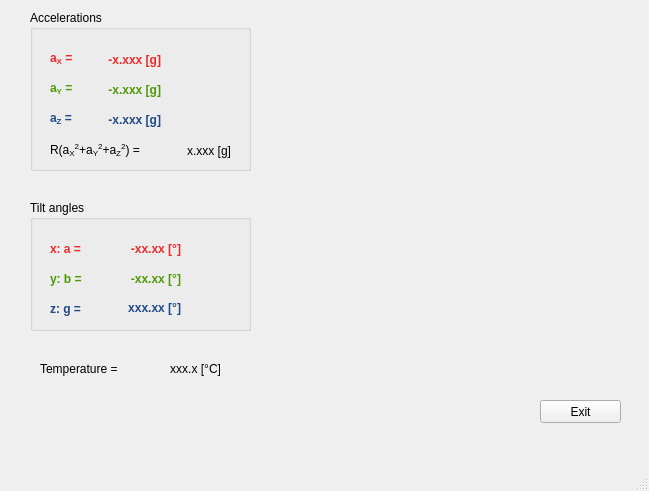
<?xml version="1.0" encoding="UTF-8"?>
<ui version="4.0">
 <class>Adxl355Demo</class>
 <widget class="QMainWindow" name="Adxl355Demo">
  <property name="geometry">
   <rect>
    <x>0</x>
    <y>0</y>
    <width>649</width>
    <height>491</height>
   </rect>
  </property>
  <property name="windowTitle">
   <string>ADXL355 Demo</string>
  </property>
  <widget class="QWidget" name="centralwidget">
   <widget class="QWidget" name="horizontalLayoutWidget">
    <property name="geometry">
     <rect>
      <x>270</x>
      <y>30</y>
      <width>351</width>
      <height>351</height>
     </rect>
    </property>
    <layout class="QHBoxLayout" name="glGraphTilt"/>
   </widget>
   <widget class="QPushButton" name="exitButton">
    <property name="geometry">
     <rect>
      <x>540</x>
      <y>400</y>
      <width>81</width>
      <height>23</height>
     </rect>
    </property>
    <property name="text">
     <string>Exit</string>
    </property>
   </widget>
   <widget class="QLabel" name="temperatureStatic">
    <property name="geometry">
     <rect>
      <x>40</x>
      <y>360</y>
      <width>111</width>
      <height>17</height>
     </rect>
    </property>
    <property name="text">
     <string>Temperature = </string>
    </property>
   </widget>
   <widget class="QLabel" name="temperatureLabel">
    <property name="geometry">
     <rect>
      <x>150</x>
      <y>360</y>
      <width>71</width>
      <height>17</height>
     </rect>
    </property>
    <property name="text">
     <string>xxx.x [°C]</string>
    </property>
    <property name="alignment">
     <set>Qt::AlignRight|Qt::AlignTrailing|Qt::AlignVCenter</set>
    </property>
   </widget>
   <widget class="QGroupBox" name="accelGroupBox">
    <property name="geometry">
     <rect>
      <x>30</x>
      <y>10</y>
      <width>221</width>
      <height>161</height>
     </rect>
    </property>
    <property name="title">
     <string>Accelerations</string>
    </property>
    <widget class="QLabel" name="accelXStatic">
     <property name="geometry">
      <rect>
       <x>20</x>
       <y>40</y>
       <width>41</width>
       <height>17</height>
      </rect>
     </property>
     <property name="palette">
      <palette>
       <active>
        <colorrole role="WindowText">
         <brush brushstyle="SolidPattern">
          <color alpha="255">
           <red>239</red>
           <green>41</green>
           <blue>41</blue>
          </color>
         </brush>
        </colorrole>
       </active>
       <inactive>
        <colorrole role="WindowText">
         <brush brushstyle="SolidPattern">
          <color alpha="255">
           <red>239</red>
           <green>41</green>
           <blue>41</blue>
          </color>
         </brush>
        </colorrole>
       </inactive>
       <disabled>
        <colorrole role="WindowText">
         <brush brushstyle="SolidPattern">
          <color alpha="255">
           <red>190</red>
           <green>190</green>
           <blue>190</blue>
          </color>
         </brush>
        </colorrole>
       </disabled>
      </palette>
     </property>
     <property name="font">
      <font>
       <weight>75</weight>
       <bold>true</bold>
      </font>
     </property>
     <property name="text">
      <string>&lt;html&gt;&lt;head/&gt;&lt;body&gt;&lt;p&gt;a&lt;span style=&quot; vertical-align:sub;&quot;&gt;X&lt;/span&gt; =&lt;/p&gt;&lt;/body&gt;&lt;/html&gt;</string>
     </property>
    </widget>
    <widget class="QLabel" name="accelXLabel">
     <property name="geometry">
      <rect>
       <x>50</x>
       <y>39</y>
       <width>81</width>
       <height>21</height>
      </rect>
     </property>
     <property name="palette">
      <palette>
       <active>
        <colorrole role="WindowText">
         <brush brushstyle="SolidPattern">
          <color alpha="255">
           <red>239</red>
           <green>41</green>
           <blue>41</blue>
          </color>
         </brush>
        </colorrole>
       </active>
       <inactive>
        <colorrole role="WindowText">
         <brush brushstyle="SolidPattern">
          <color alpha="255">
           <red>239</red>
           <green>41</green>
           <blue>41</blue>
          </color>
         </brush>
        </colorrole>
       </inactive>
       <disabled>
        <colorrole role="WindowText">
         <brush brushstyle="SolidPattern">
          <color alpha="255">
           <red>190</red>
           <green>190</green>
           <blue>190</blue>
          </color>
         </brush>
        </colorrole>
       </disabled>
      </palette>
     </property>
     <property name="font">
      <font>
       <weight>75</weight>
       <bold>true</bold>
      </font>
     </property>
     <property name="text">
      <string>-x.xxx [g]</string>
     </property>
     <property name="alignment">
      <set>Qt::AlignRight|Qt::AlignTrailing|Qt::AlignVCenter</set>
     </property>
    </widget>
    <widget class="QLabel" name="accelYStatic">
     <property name="geometry">
      <rect>
       <x>20</x>
       <y>70</y>
       <width>41</width>
       <height>17</height>
      </rect>
     </property>
     <property name="palette">
      <palette>
       <active>
        <colorrole role="WindowText">
         <brush brushstyle="SolidPattern">
          <color alpha="255">
           <red>78</red>
           <green>154</green>
           <blue>6</blue>
          </color>
         </brush>
        </colorrole>
       </active>
       <inactive>
        <colorrole role="WindowText">
         <brush brushstyle="SolidPattern">
          <color alpha="255">
           <red>78</red>
           <green>154</green>
           <blue>6</blue>
          </color>
         </brush>
        </colorrole>
       </inactive>
       <disabled>
        <colorrole role="WindowText">
         <brush brushstyle="SolidPattern">
          <color alpha="255">
           <red>190</red>
           <green>190</green>
           <blue>190</blue>
          </color>
         </brush>
        </colorrole>
       </disabled>
      </palette>
     </property>
     <property name="font">
      <font>
       <weight>75</weight>
       <bold>true</bold>
      </font>
     </property>
     <property name="text">
      <string>&lt;html&gt;&lt;head/&gt;&lt;body&gt;&lt;p&gt;a&lt;span style=&quot; vertical-align:sub;&quot;&gt;Y&lt;/span&gt; =&lt;/p&gt;&lt;/body&gt;&lt;/html&gt;</string>
     </property>
    </widget>
    <widget class="QLabel" name="accelZStatic">
     <property name="geometry">
      <rect>
       <x>20</x>
       <y>100</y>
       <width>41</width>
       <height>17</height>
      </rect>
     </property>
     <property name="palette">
      <palette>
       <active>
        <colorrole role="WindowText">
         <brush brushstyle="SolidPattern">
          <color alpha="255">
           <red>32</red>
           <green>74</green>
           <blue>135</blue>
          </color>
         </brush>
        </colorrole>
       </active>
       <inactive>
        <colorrole role="WindowText">
         <brush brushstyle="SolidPattern">
          <color alpha="255">
           <red>32</red>
           <green>74</green>
           <blue>135</blue>
          </color>
         </brush>
        </colorrole>
       </inactive>
       <disabled>
        <colorrole role="WindowText">
         <brush brushstyle="SolidPattern">
          <color alpha="255">
           <red>190</red>
           <green>190</green>
           <blue>190</blue>
          </color>
         </brush>
        </colorrole>
       </disabled>
      </palette>
     </property>
     <property name="font">
      <font>
       <weight>75</weight>
       <bold>true</bold>
      </font>
     </property>
     <property name="text">
      <string>&lt;html&gt;&lt;head/&gt;&lt;body&gt;&lt;p&gt;a&lt;span style=&quot; vertical-align:sub;&quot;&gt;Z&lt;/span&gt; =&lt;/p&gt;&lt;/body&gt;&lt;/html&gt;</string>
     </property>
    </widget>
    <widget class="QLabel" name="accelYLabel">
     <property name="geometry">
      <rect>
       <x>50</x>
       <y>69</y>
       <width>81</width>
       <height>21</height>
      </rect>
     </property>
     <property name="palette">
      <palette>
       <active>
        <colorrole role="WindowText">
         <brush brushstyle="SolidPattern">
          <color alpha="255">
           <red>78</red>
           <green>154</green>
           <blue>6</blue>
          </color>
         </brush>
        </colorrole>
       </active>
       <inactive>
        <colorrole role="WindowText">
         <brush brushstyle="SolidPattern">
          <color alpha="255">
           <red>78</red>
           <green>154</green>
           <blue>6</blue>
          </color>
         </brush>
        </colorrole>
       </inactive>
       <disabled>
        <colorrole role="WindowText">
         <brush brushstyle="SolidPattern">
          <color alpha="255">
           <red>190</red>
           <green>190</green>
           <blue>190</blue>
          </color>
         </brush>
        </colorrole>
       </disabled>
      </palette>
     </property>
     <property name="font">
      <font>
       <weight>75</weight>
       <bold>true</bold>
      </font>
     </property>
     <property name="text">
      <string>-x.xxx [g]</string>
     </property>
     <property name="alignment">
      <set>Qt::AlignRight|Qt::AlignTrailing|Qt::AlignVCenter</set>
     </property>
    </widget>
    <widget class="QLabel" name="accelZLabel">
     <property name="geometry">
      <rect>
       <x>50</x>
       <y>99</y>
       <width>81</width>
       <height>21</height>
      </rect>
     </property>
     <property name="palette">
      <palette>
       <active>
        <colorrole role="WindowText">
         <brush brushstyle="SolidPattern">
          <color alpha="255">
           <red>32</red>
           <green>74</green>
           <blue>135</blue>
          </color>
         </brush>
        </colorrole>
       </active>
       <inactive>
        <colorrole role="WindowText">
         <brush brushstyle="SolidPattern">
          <color alpha="255">
           <red>32</red>
           <green>74</green>
           <blue>135</blue>
          </color>
         </brush>
        </colorrole>
       </inactive>
       <disabled>
        <colorrole role="WindowText">
         <brush brushstyle="SolidPattern">
          <color alpha="255">
           <red>190</red>
           <green>190</green>
           <blue>190</blue>
          </color>
         </brush>
        </colorrole>
       </disabled>
      </palette>
     </property>
     <property name="font">
      <font>
       <weight>75</weight>
       <bold>true</bold>
      </font>
     </property>
     <property name="text">
      <string>-x.xxx [g]</string>
     </property>
     <property name="alignment">
      <set>Qt::AlignRight|Qt::AlignTrailing|Qt::AlignVCenter</set>
     </property>
    </widget>
    <widget class="QLabel" name="accelNormStatic">
     <property name="geometry">
      <rect>
       <x>20</x>
       <y>130</y>
       <width>111</width>
       <height>21</height>
      </rect>
     </property>
     <property name="text">
      <string>&lt;html&gt;&lt;head/&gt;&lt;body&gt;&lt;p&gt;R(a&lt;span style=&quot; vertical-align:sub;&quot;&gt;X&lt;/span&gt;&lt;span style=&quot; vertical-align:super;&quot;&gt;2&lt;/span&gt;+a&lt;span style=&quot; vertical-align:sub;&quot;&gt;Y&lt;/span&gt;&lt;span style=&quot; vertical-align:super;&quot;&gt;2&lt;/span&gt;+a&lt;span style=&quot; vertical-align:sub;&quot;&gt;Z&lt;/span&gt;&lt;span style=&quot; vertical-align:super;&quot;&gt;2&lt;/span&gt;) =&lt;/p&gt;&lt;/body&gt;&lt;/html&gt;</string>
     </property>
    </widget>
    <widget class="QLabel" name="accelNormLabel">
     <property name="geometry">
      <rect>
       <x>140</x>
       <y>130</y>
       <width>61</width>
       <height>21</height>
      </rect>
     </property>
     <property name="text">
      <string>x.xxx [g]</string>
     </property>
     <property name="alignment">
      <set>Qt::AlignRight|Qt::AlignTrailing|Qt::AlignVCenter</set>
     </property>
    </widget>
   </widget>
   <widget class="QGroupBox" name="tiltAnglesGroupBox">
    <property name="geometry">
     <rect>
      <x>30</x>
      <y>200</y>
      <width>221</width>
      <height>131</height>
     </rect>
    </property>
    <property name="title">
     <string>Tilt angles</string>
    </property>
    <widget class="QLabel" name="tiltAngleZStatic">
     <property name="geometry">
      <rect>
       <x>20</x>
       <y>100</y>
       <width>41</width>
       <height>17</height>
      </rect>
     </property>
     <property name="palette">
      <palette>
       <active>
        <colorrole role="WindowText">
         <brush brushstyle="SolidPattern">
          <color alpha="255">
           <red>32</red>
           <green>74</green>
           <blue>135</blue>
          </color>
         </brush>
        </colorrole>
       </active>
       <inactive>
        <colorrole role="WindowText">
         <brush brushstyle="SolidPattern">
          <color alpha="255">
           <red>32</red>
           <green>74</green>
           <blue>135</blue>
          </color>
         </brush>
        </colorrole>
       </inactive>
       <disabled>
        <colorrole role="WindowText">
         <brush brushstyle="SolidPattern">
          <color alpha="255">
           <red>190</red>
           <green>190</green>
           <blue>190</blue>
          </color>
         </brush>
        </colorrole>
       </disabled>
      </palette>
     </property>
     <property name="font">
      <font>
       <weight>75</weight>
       <bold>true</bold>
      </font>
     </property>
     <property name="text">
      <string>z: g =</string>
     </property>
    </widget>
    <widget class="QLabel" name="tiltAngleXStatic">
     <property name="geometry">
      <rect>
       <x>20</x>
       <y>40</y>
       <width>41</width>
       <height>17</height>
      </rect>
     </property>
     <property name="palette">
      <palette>
       <active>
        <colorrole role="WindowText">
         <brush brushstyle="SolidPattern">
          <color alpha="255">
           <red>239</red>
           <green>41</green>
           <blue>41</blue>
          </color>
         </brush>
        </colorrole>
       </active>
       <inactive>
        <colorrole role="WindowText">
         <brush brushstyle="SolidPattern">
          <color alpha="255">
           <red>239</red>
           <green>41</green>
           <blue>41</blue>
          </color>
         </brush>
        </colorrole>
       </inactive>
       <disabled>
        <colorrole role="WindowText">
         <brush brushstyle="SolidPattern">
          <color alpha="255">
           <red>190</red>
           <green>190</green>
           <blue>190</blue>
          </color>
         </brush>
        </colorrole>
       </disabled>
      </palette>
     </property>
     <property name="font">
      <font>
       <weight>75</weight>
       <bold>true</bold>
      </font>
     </property>
     <property name="text">
      <string>x: a = </string>
     </property>
    </widget>
    <widget class="QLabel" name="tiltAngleYStatic">
     <property name="geometry">
      <rect>
       <x>20</x>
       <y>70</y>
       <width>41</width>
       <height>17</height>
      </rect>
     </property>
     <property name="palette">
      <palette>
       <active>
        <colorrole role="WindowText">
         <brush brushstyle="SolidPattern">
          <color alpha="255">
           <red>78</red>
           <green>154</green>
           <blue>6</blue>
          </color>
         </brush>
        </colorrole>
       </active>
       <inactive>
        <colorrole role="WindowText">
         <brush brushstyle="SolidPattern">
          <color alpha="255">
           <red>78</red>
           <green>154</green>
           <blue>6</blue>
          </color>
         </brush>
        </colorrole>
       </inactive>
       <disabled>
        <colorrole role="WindowText">
         <brush brushstyle="SolidPattern">
          <color alpha="255">
           <red>190</red>
           <green>190</green>
           <blue>190</blue>
          </color>
         </brush>
        </colorrole>
       </disabled>
      </palette>
     </property>
     <property name="font">
      <font>
       <weight>75</weight>
       <bold>true</bold>
      </font>
     </property>
     <property name="text">
      <string>y: b = </string>
     </property>
    </widget>
    <widget class="QLabel" name="tiltAngleXLabel">
     <property name="geometry">
      <rect>
       <x>70</x>
       <y>40</y>
       <width>81</width>
       <height>17</height>
      </rect>
     </property>
     <property name="palette">
      <palette>
       <active>
        <colorrole role="WindowText">
         <brush brushstyle="SolidPattern">
          <color alpha="255">
           <red>239</red>
           <green>41</green>
           <blue>41</blue>
          </color>
         </brush>
        </colorrole>
       </active>
       <inactive>
        <colorrole role="WindowText">
         <brush brushstyle="SolidPattern">
          <color alpha="255">
           <red>239</red>
           <green>41</green>
           <blue>41</blue>
          </color>
         </brush>
        </colorrole>
       </inactive>
       <disabled>
        <colorrole role="WindowText">
         <brush brushstyle="SolidPattern">
          <color alpha="255">
           <red>190</red>
           <green>190</green>
           <blue>190</blue>
          </color>
         </brush>
        </colorrole>
       </disabled>
      </palette>
     </property>
     <property name="font">
      <font>
       <weight>75</weight>
       <bold>true</bold>
      </font>
     </property>
     <property name="text">
      <string>-xx.xx [°]</string>
     </property>
     <property name="alignment">
      <set>Qt::AlignRight|Qt::AlignTrailing|Qt::AlignVCenter</set>
     </property>
    </widget>
    <widget class="QLabel" name="tiltAngleYLabel">
     <property name="geometry">
      <rect>
       <x>70</x>
       <y>70</y>
       <width>81</width>
       <height>17</height>
      </rect>
     </property>
     <property name="palette">
      <palette>
       <active>
        <colorrole role="WindowText">
         <brush brushstyle="SolidPattern">
          <color alpha="255">
           <red>78</red>
           <green>154</green>
           <blue>6</blue>
          </color>
         </brush>
        </colorrole>
       </active>
       <inactive>
        <colorrole role="WindowText">
         <brush brushstyle="SolidPattern">
          <color alpha="255">
           <red>78</red>
           <green>154</green>
           <blue>6</blue>
          </color>
         </brush>
        </colorrole>
       </inactive>
       <disabled>
        <colorrole role="WindowText">
         <brush brushstyle="SolidPattern">
          <color alpha="255">
           <red>190</red>
           <green>190</green>
           <blue>190</blue>
          </color>
         </brush>
        </colorrole>
       </disabled>
      </palette>
     </property>
     <property name="font">
      <font>
       <weight>75</weight>
       <bold>true</bold>
      </font>
     </property>
     <property name="text">
      <string>-xx.xx [°]</string>
     </property>
     <property name="alignment">
      <set>Qt::AlignRight|Qt::AlignTrailing|Qt::AlignVCenter</set>
     </property>
    </widget>
    <widget class="QLabel" name="tiltAngleZLabel">
     <property name="geometry">
      <rect>
       <x>60</x>
       <y>100</y>
       <width>91</width>
       <height>16</height>
      </rect>
     </property>
     <property name="palette">
      <palette>
       <active>
        <colorrole role="WindowText">
         <brush brushstyle="SolidPattern">
          <color alpha="255">
           <red>32</red>
           <green>74</green>
           <blue>135</blue>
          </color>
         </brush>
        </colorrole>
       </active>
       <inactive>
        <colorrole role="WindowText">
         <brush brushstyle="SolidPattern">
          <color alpha="255">
           <red>32</red>
           <green>74</green>
           <blue>135</blue>
          </color>
         </brush>
        </colorrole>
       </inactive>
       <disabled>
        <colorrole role="WindowText">
         <brush brushstyle="SolidPattern">
          <color alpha="255">
           <red>190</red>
           <green>190</green>
           <blue>190</blue>
          </color>
         </brush>
        </colorrole>
       </disabled>
      </palette>
     </property>
     <property name="font">
      <font>
       <weight>75</weight>
       <bold>true</bold>
      </font>
     </property>
     <property name="text">
      <string>xxx.xx [°]</string>
     </property>
     <property name="alignment">
      <set>Qt::AlignRight|Qt::AlignTrailing|Qt::AlignVCenter</set>
     </property>
    </widget>
   </widget>
  </widget>
  <widget class="QMenuBar" name="menubar">
   <property name="geometry">
    <rect>
     <x>0</x>
     <y>0</y>
     <width>649</width>
     <height>22</height>
    </rect>
   </property>
  </widget>
  <widget class="QStatusBar" name="statusbar"/>
 </widget>
 <resources/>
 <connections/>
</ui>
